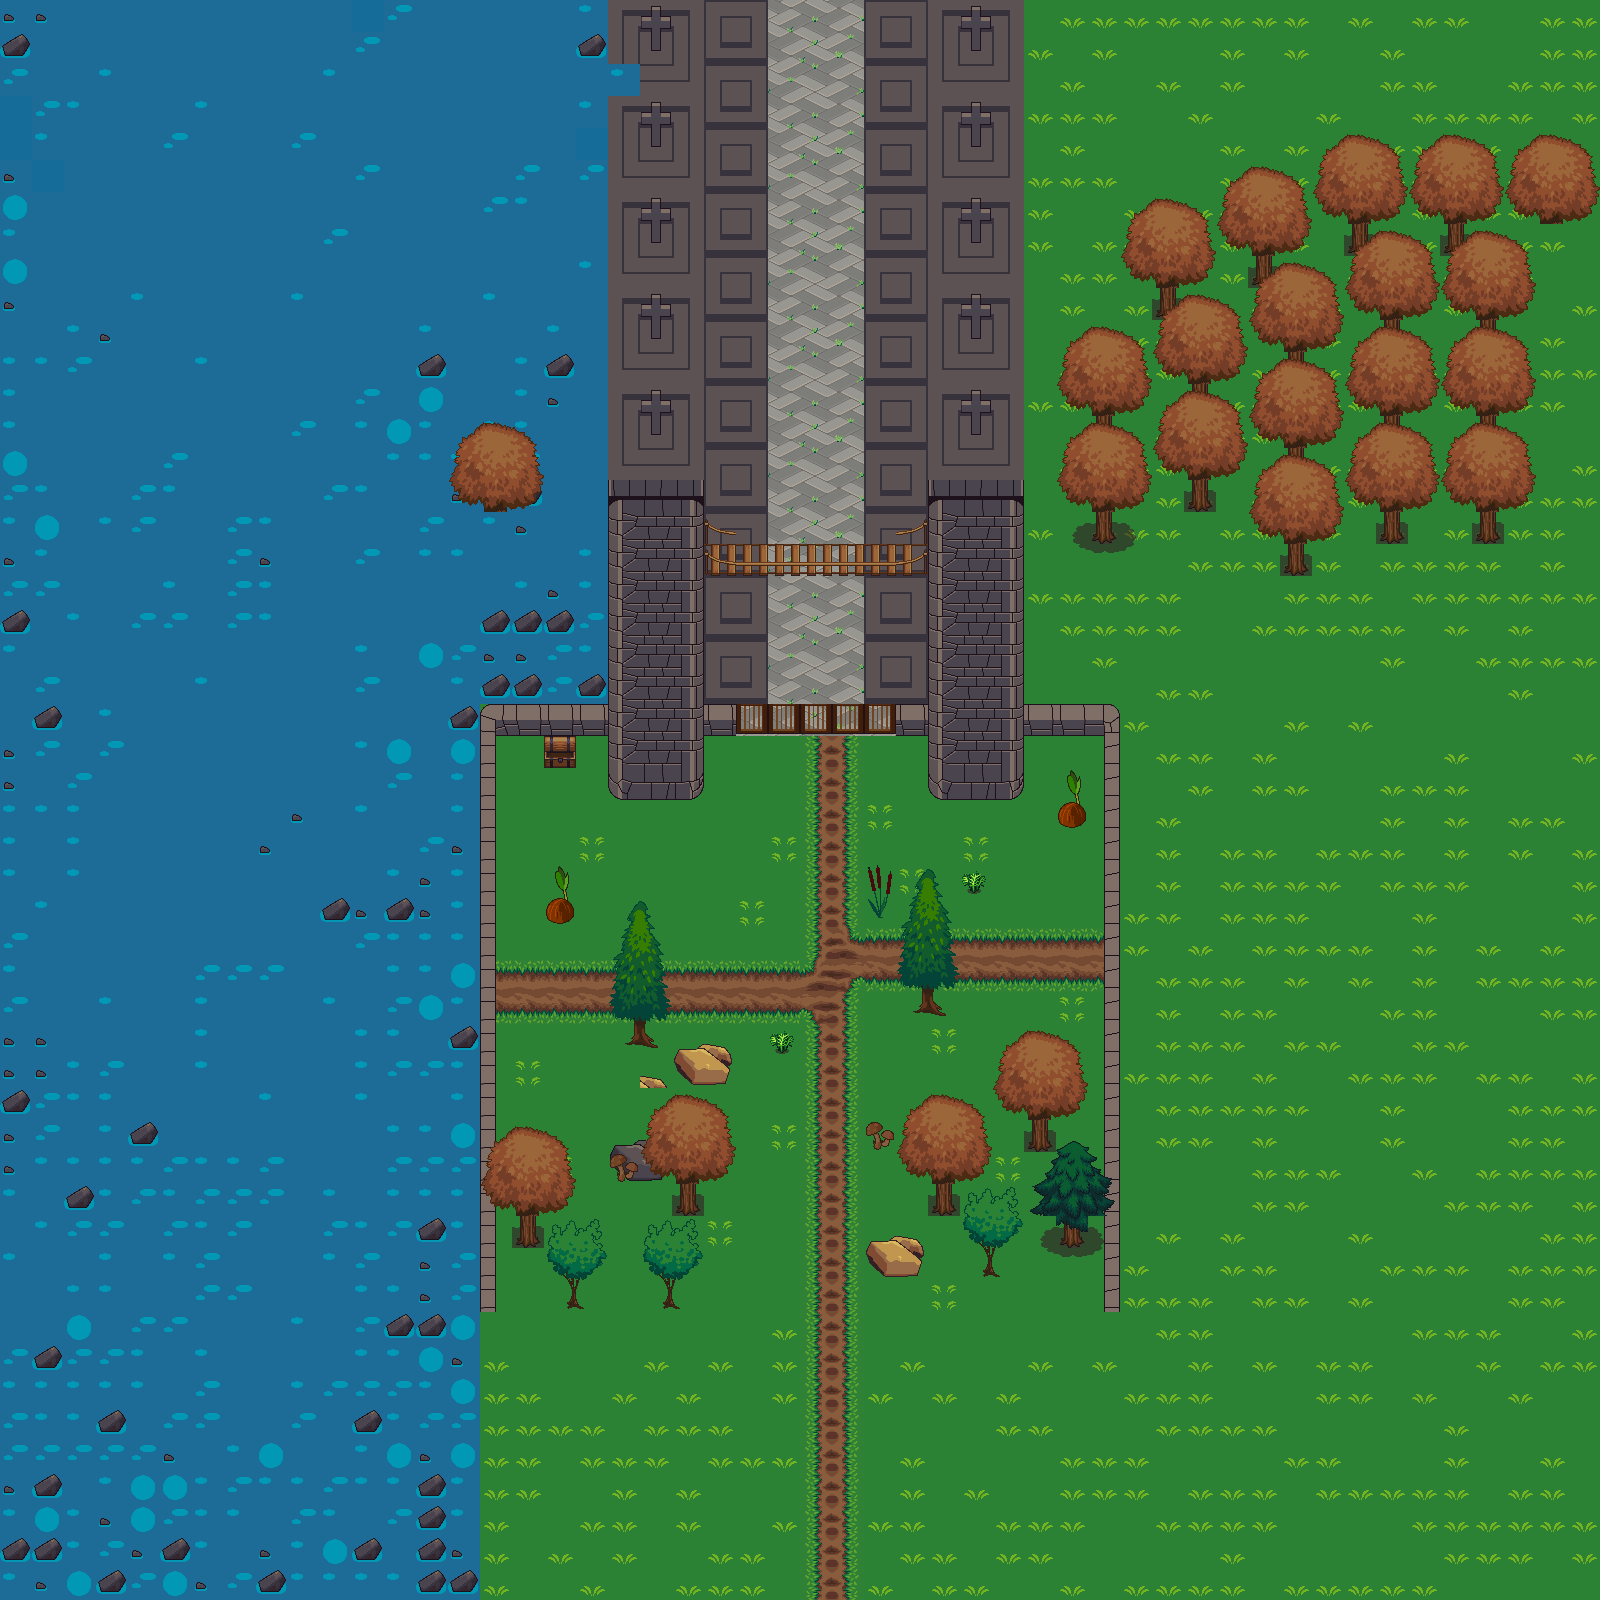

Rendered tile map (Tiled .tmx) drawn with the repository's tilesets; below, a short description and the map source with its tile grids summarised:
An orthogonal 50x50 tile map with 32x32 px tiles, 5 tile layers (layer1, water, solid, layer2, ...) and 13 objects.

<map version="1.0" tiledversion="1.1.4" orientation="orthogonal" renderorder="right-down" width="50" height="50" tilewidth="32" tileheight="32" infinite="0" nextobjectid="30">
 <tileset firstgid="1" name="terrain_atlas" tilewidth="32" tileheight="32" tilecount="1024" columns="32">
  <image source="../tile/terrain_atlas.png" width="1024" height="1024" />
  <tile id="401">
   <objectgroup draworder="index">
    <object id="8" x="0.333333" y="8" width="31" height="24.6667">
     <ellipse />
    </object>
   </objectgroup>
  </tile>
 </tileset>
 <layer name="layer1" width="50" height="50">
  <data>[2500 cells, 1662 non-empty, 17 distinct tile ids]</data>
 </layer>
 <layer name="water" width="50" height="50">
  <data>[2500 cells, 0 non-empty, 0 distinct tile ids]</data>
 </layer>
 <layer name="solid" width="50" height="50">
  <data>[2500 cells, 1031 non-empty, 32 distinct tile ids]</data>
 </layer>
 <layer name="layer2" width="50" height="50">
  <data>[2500 cells, 1033 non-empty, 32 distinct tile ids]</data>
 </layer>
 <layer name="objects" width="50" height="50">
  <data>[2500 cells, 313 non-empty, 57 distinct tile ids]</data>
 </layer>
 <objectgroup name="Object Layer 1">
  <object id="2" gid="402" x="832.5" y="858.25" width="32" height="32" />
  <object id="4" gid="599" x="740" y="891" width="32" height="32" />
  <object id="5" gid="402" x="1282" y="1076" width="32" height="32" />
  <object id="16" gid="1019" x="108" y="72" width="32" height="32" />
  <object id="17" gid="924" x="156" y="144" width="32" height="32" />
  <object id="18" gid="459" x="256" y="110" width="32" height="32" />
  <object id="20" gid="458" x="356" y="104" width="32" height="32" />
  <object id="21" gid="599" x="216" y="252" width="32" height="32" />
  <object id="22" gid="598" x="338" y="222" width="32" height="32" />
  <object id="23" gid="597" x="486" y="196" width="32" height="32" />
  <object id="24" gid="596" x="426" y="128" width="32" height="32" />
  <object id="27" gid="1005" x="320" y="314" width="32" height="32" />
 </objectgroup>
</map>
